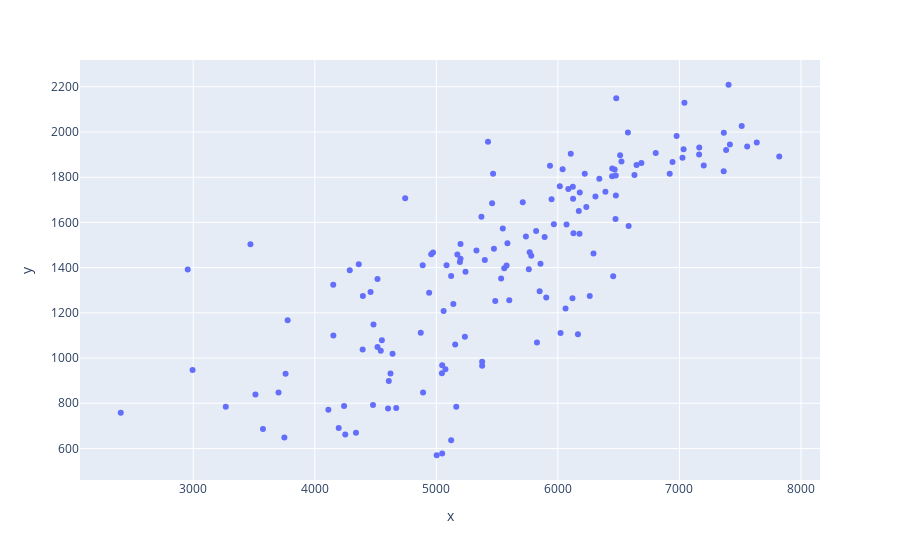

Write notebook code for a chart like this one.
### Code cell
normal = px.scatter(x=df['happiness'], y=df['gdp'])
normal.show()

### Figure 1 — Plotly figure (JSON) as saved in the notebook; plotly's stock layout.template omitted (floating-point values rounded to 4 significant figures; data arrays with more than 128 entries replaced by an {"elided": "..."} marker saying what was removed)
{"data": [{"hovertemplate": "x=%{x}<br>y=%{y}<extra></extra>", "legendgroup": "", "marker": {"color": "#636efa", "symbol": "circle"}, "mode": "markers", "name": "", "orientation": "v", "showlegend": false, "type": "scatter", "x": {"elided": "145 int values"}, "xaxis": "x", "y": {"elided": "145 int values"}, "yaxis": "y"}], "layout": {"autosize": true, "legend": {"tracegroupgap": 0}, "margin": {"t": 60}, "xaxis": {"anchor": "y", "autorange": true, "domain": [0, 1], "range": [2073.0, 8152.0], "title": {"text": "x"}, "type": "linear"}, "yaxis": {"anchor": "x", "autorange": true, "domain": [0, 1], "range": [443.1, 2336.0], "title": {"text": "y"}, "type": "linear"}}}
